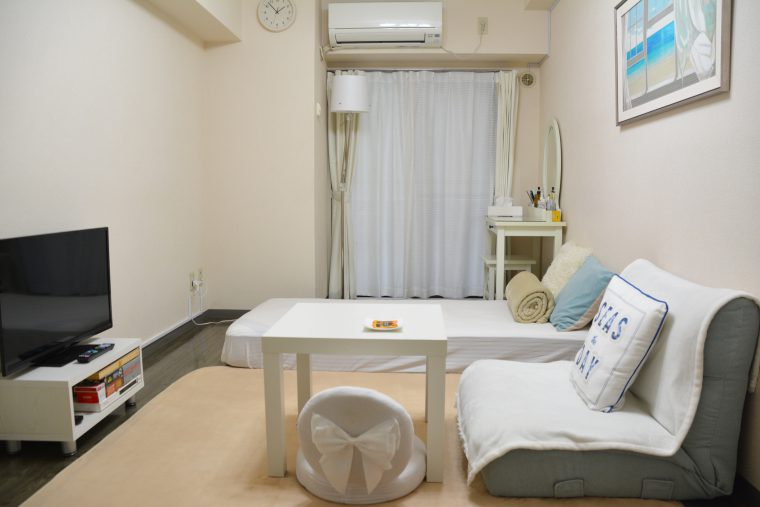
#> input picture resources/room (1).png, 760 x 507 px; its folder holds 4 pictures in this run
$ python test.py
#> lines starting #> are read from the running program, lines starting #| are printed output that depends on the picture; after the words box and inside, x2 and y2 are one past the last pixel; in counts of white or black regions, pixels touching at a corner belong together
import cv2
import numpy as np

for i in range(10):
    img = cv2.imread("resources/room ({}).png".format(i+1))
#> img is the input picture: shape (507, 760, 3); mean B, G, R 152.1, 163.4, 169.6
    ksize = 51
    blur = cv2.blur(img, (ksize, ksize))
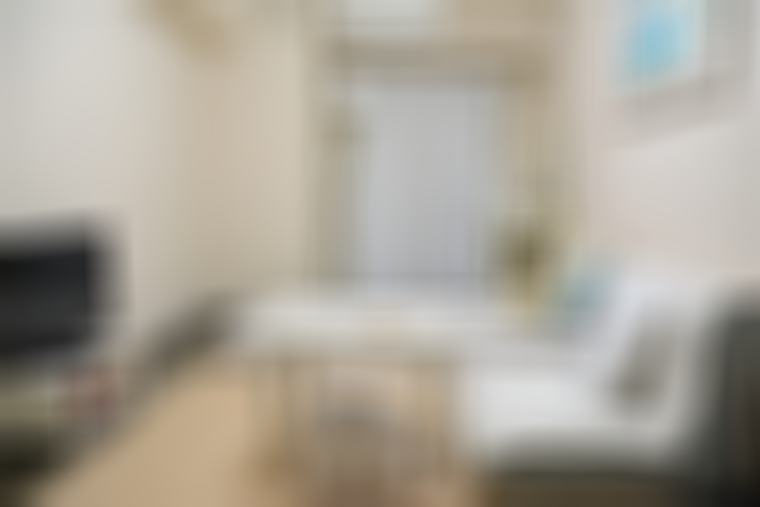
#> blur: shape (507, 760, 3); mean B, G, R 152.1, 163.4, 169.6

    rij = img/blur
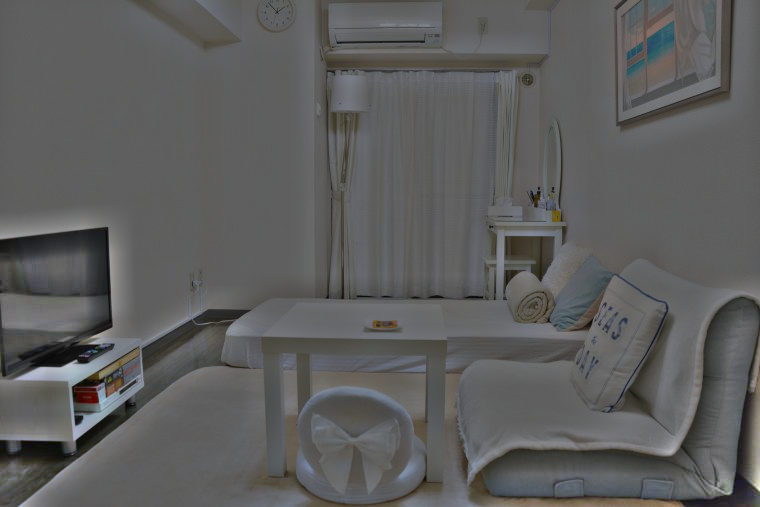
#> rij: shape (507, 760, 3) float64; mean B, G, R 0.989, 0.991, 0.991; drawn with min black and max white
    index_1 = np.where(rij >= 1.00)  # 1以上の値があると邪魔なため
    rij[index_1] = 1
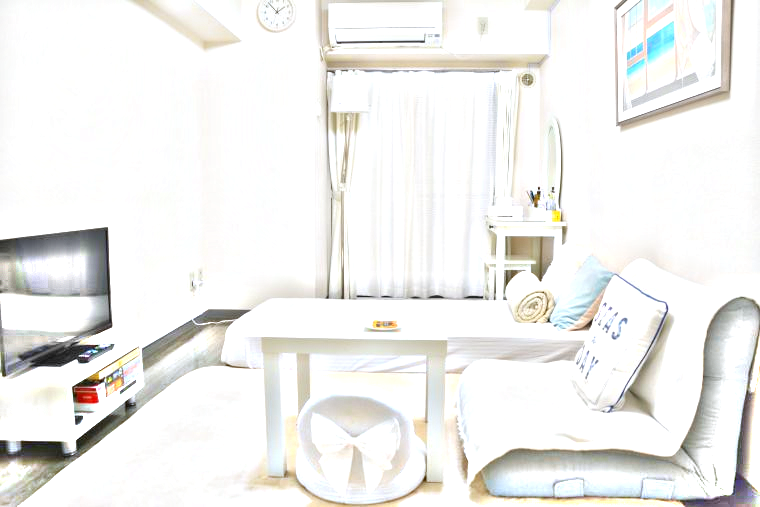
#> rij: shape (507, 760, 3) float64; mean B, G, R 0.932, 0.941, 0.943
    rij_int = np.array(rij*255, np.uint8)  # 除算結果が実数値になるため整数に変換
    rij_HSV = cv2.cvtColor(rij_int, cv2.COLOR_BGR2HSV)
#> rij_HSV: shape (507, 760, 3); mean H, S, V 24.4, 7.5, 241.8
    ret, thresh = cv2.threshold(rij_HSV[:, :, 2], 0, 255, cv2.THRESH_OTSU)
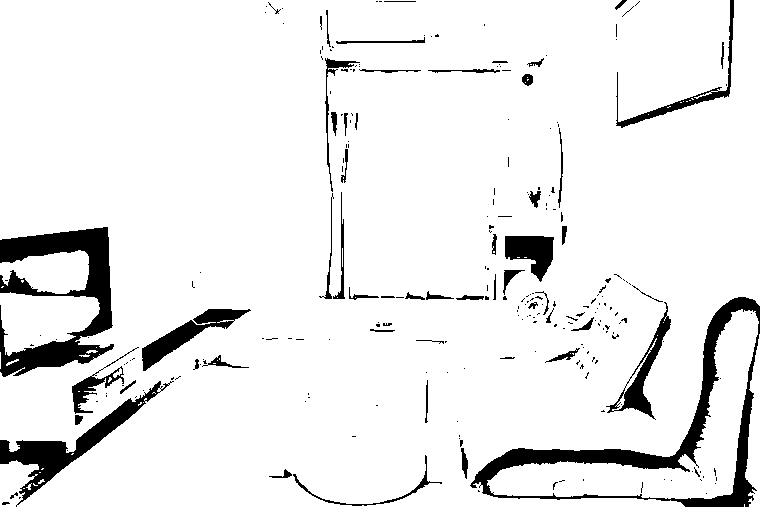
#> thresh: shape (507, 760); 92.1% white; 248 black regions (191 under 20 px), largest, box (x1, y1, x2, y2) and area: (470, 297, 760, 507) 7924, (0, 227, 114, 377) 7010, (0, 381, 174, 507) 3550
#> ret = 196
    rij_HSV[:, :, 2] = thresh
#> rij_HSV: shape (507, 760, 3); mean H, S, V 24.4, 7.5, 234.9
    rij_ret = cv2.cvtColor(rij_HSV, cv2.COLOR_HSV2BGR)
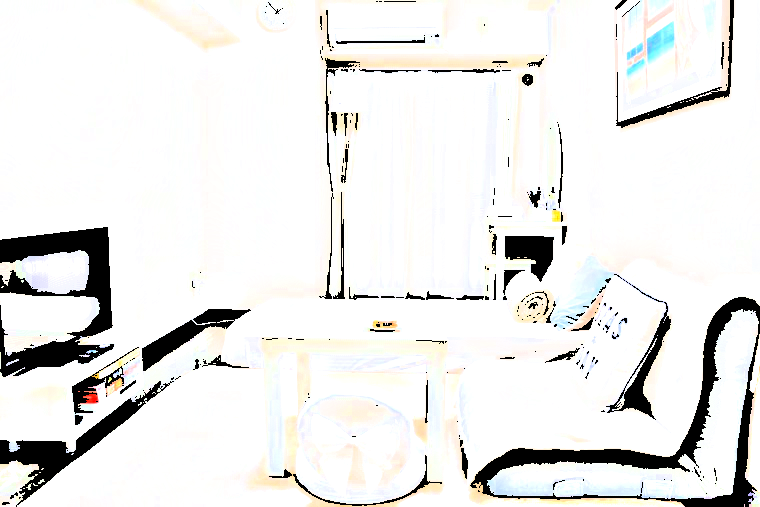
#> rij_ret: shape (507, 760, 3); mean B, G, R 231.6, 233.3, 233.5
    cv2.imwrite("results/{}.png".format(i+1), rij_ret)
#> pass 2 of the loop `for i in range(10):`:
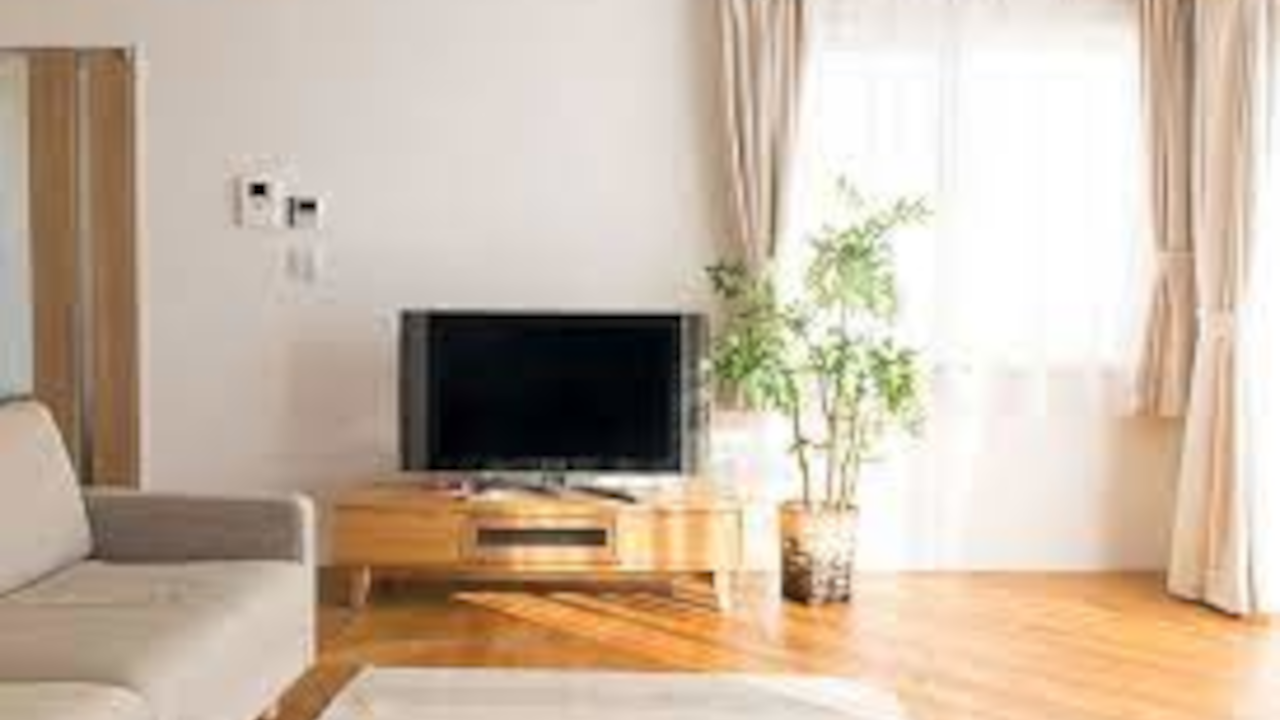
#> input picture resources/room (2).png, 1280 x 720 px
#> img is the input picture: shape (720, 1280, 3); mean B, G, R 165.5, 183.3, 200.3
#> blur: shape (720, 1280, 3)
#> rij_int: shape (720, 1280, 3)
#> `ret, thresh = cv2.threshold(rij_HSV[:, :, 2], 0, 255, cv2.THRESH_OTSU)`:
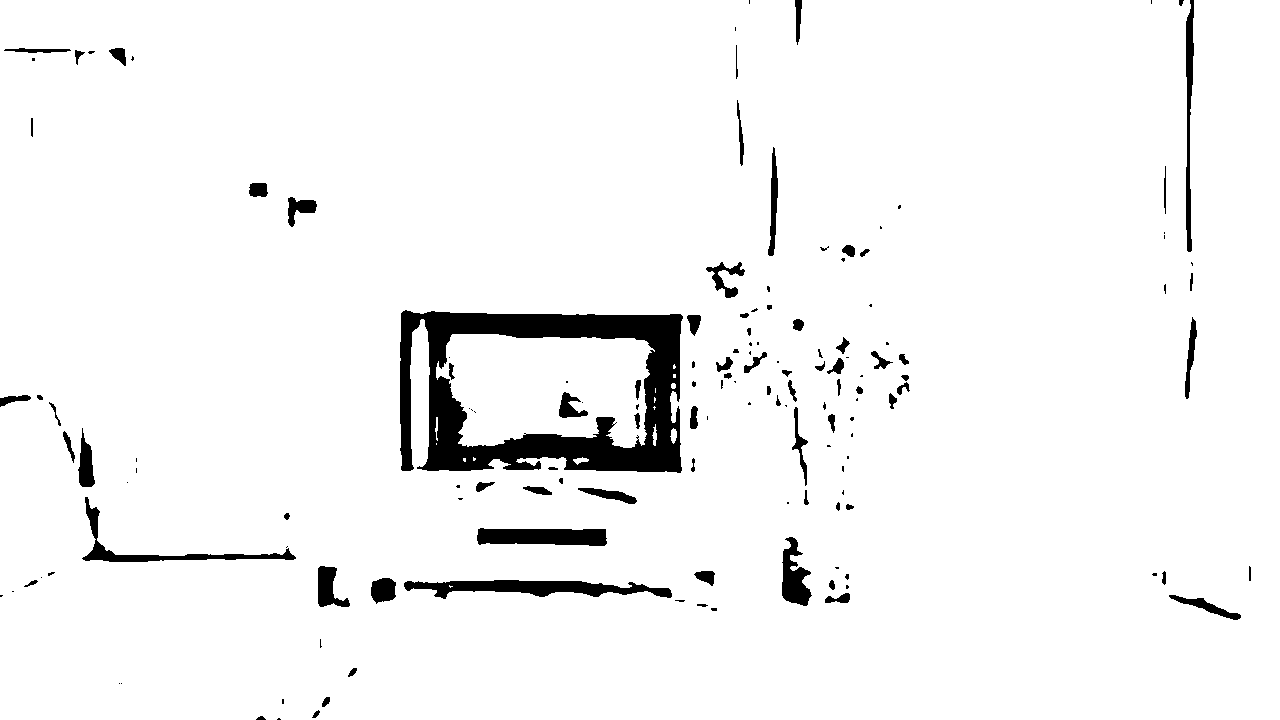
#> thresh: shape (720, 1280); 95.6% white; 151 black regions (68 under 20 px), largest, box (x1, y1, x2, y2) and area: (400, 310, 683, 473) 20533, (404, 580, 672, 599) 2721, (477, 528, 607, 546) 1986
#> ret = 199
#> `rij_ret = cv2.cvtColor(rij_HSV, cv2.COLOR_HSV2BGR)`:
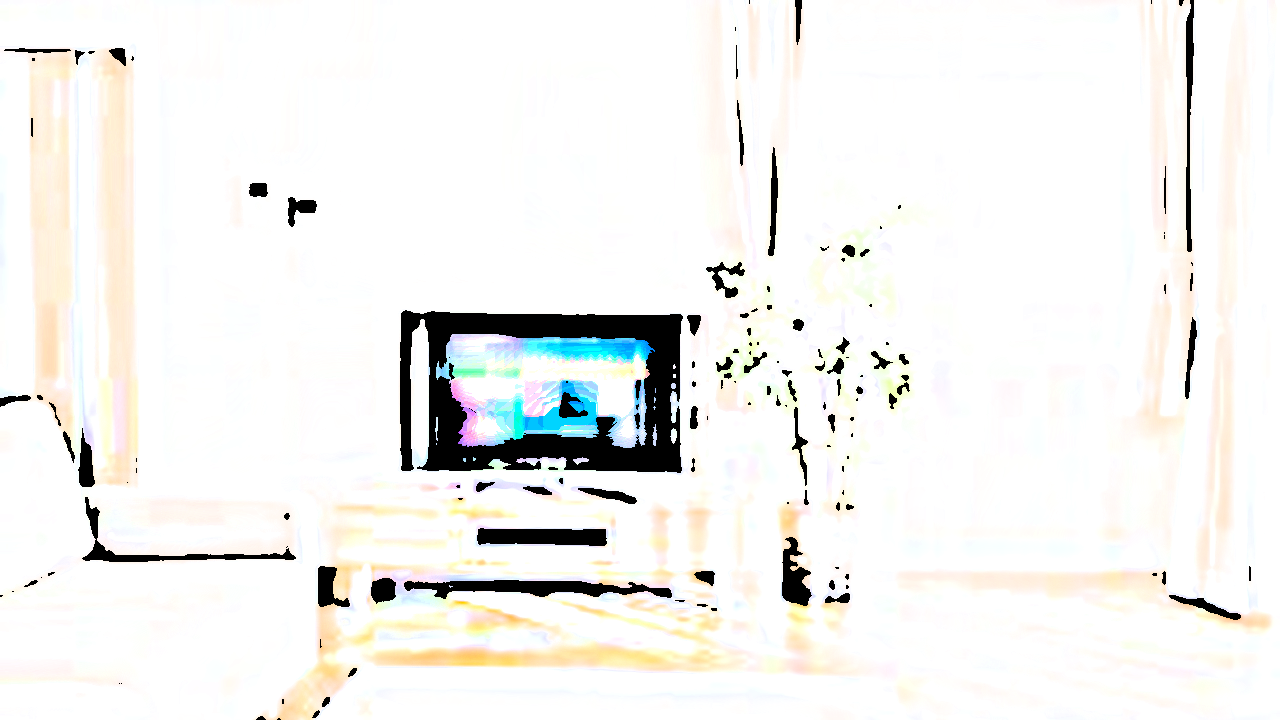
#> rij_ret: shape (720, 1280, 3); mean B, G, R 238.7, 241.3, 241.6
#> (the run stopped early here; a loop or call above may not have finished)
